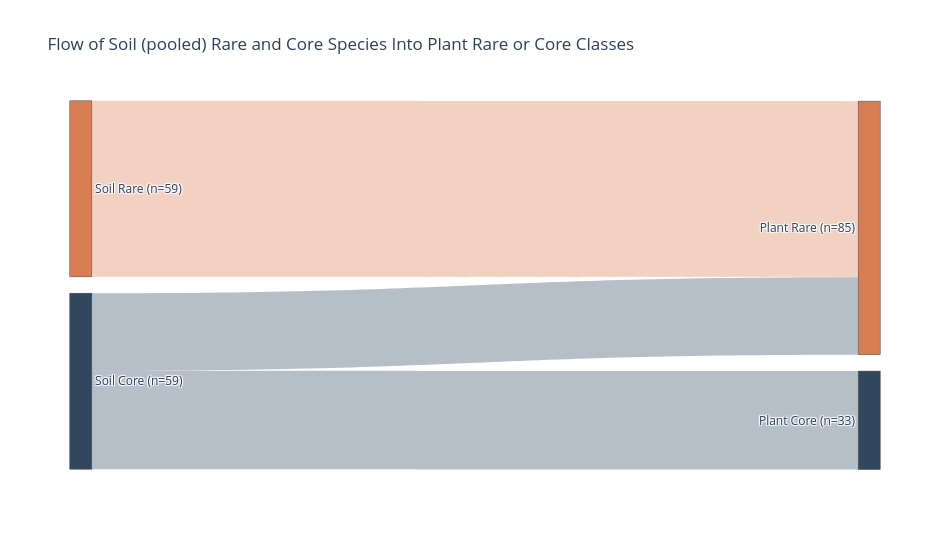
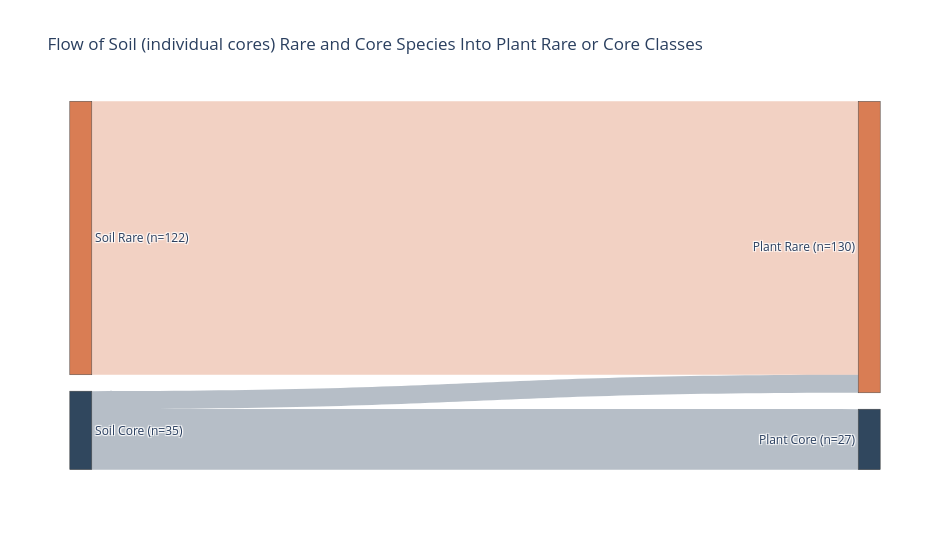

The notebook cell these images were saved under, in order:
### Markdown cell above
### Rare and core only

Restricted to species that are rare or core in soil **and** rare or core in plants (drops Accessory on both sides and `Not Present in Plants`).

### Code cell
rare_core_classes = ["Rare", "Core"]
rare_core_node_labels = [f"Soil {c}" for c in rare_core_classes] + [
    f"Plant {c}" for c in rare_core_classes
]

for approach, file_suffix in soil_approaches.items():
    flow_counts = species_flow_counts[approach]
    rare_core_species_flow = add_node_names(
        flow_counts.loc[
            flow_counts["soil_classification"].isin(rare_core_classes)
            & flow_counts["plant_classification"].isin(rare_core_classes)
        ]
    )
    print(f"Soil ({approach}):")
    display(
        rare_core_species_flow.pivot(
            index="soil_classification",
            columns="plant_classification",
            values="species_count",
        )
        .reindex(index=rare_core_classes, columns=rare_core_classes)
        .fillna(0)
        .astype(int)
    )
    rare_core_species_fig = make_sankey(
        rare_core_species_flow,
        rare_core_node_labels,
        f"Flow of Soil ({approach}) Rare and Core Species Into Plant Rare or Core Classes",
        show_node_counts=True,
    )
    rare_core_output_path = figure_dir / f"soil_to_plant_species_flow_rare_core_only_{file_suffix}.pdf"
    rare_core_species_fig.write_image(rare_core_output_path)
    print(f"Saved rare/core-only Sankey figure to {rare_core_output_path}")
    rare_core_species_fig.show()

### Figure 1 — Plotly figure (JSON) as saved in the notebook; plotly's stock layout.template omitted (floating-point values rounded to 4 significant figures)
{"data": [{"arrangement": "fixed", "link": {"color": ["rgba(48, 71, 94, 0.35)", "rgba(48, 71, 94, 0.35)", "rgba(217, 125, 84, 0.35)"], "label": ["Core -> Core | species: 33", "Core -> Rare | species: 26", "Rare -> Rare | species: 59"], "source": [1, 1, 0], "target": [3, 2, 2], "value": [33, 26, 59]}, "node": {"color": ["#d97d54", "#30475e", "#d97d54", "#30475e"], "label": ["Soil Rare (n=59)", "Soil Core (n=59)", "Plant Rare (n=85)", "Plant Core (n=33)"], "pad": 18, "thickness": 22, "x": [0.001, 0.001, 0.999, 0.999], "y": [0.24, 0.76, 0.3458, 0.8658]}, "type": "sankey"}], "layout": {"font": {"size": 12}, "height": 550, "title": {"text": "Flow of Soil (pooled) Rare and Core Species Into Plant Rare or Core Classes"}, "width": 950}}

### Figure 2 — Plotly figure (JSON) as saved in the notebook; plotly's stock layout.template omitted (floating-point values rounded to 4 significant figures)
{"data": [{"arrangement": "fixed", "link": {"color": ["rgba(48, 71, 94, 0.35)", "rgba(48, 71, 94, 0.35)", "rgba(217, 125, 84, 0.35)"], "label": ["Core -> Core | species: 27", "Core -> Rare | species: 8", "Rare -> Rare | species: 122"], "source": [1, 1, 0], "target": [3, 2, 2], "value": [27, 8, 122]}, "node": {"color": ["#d97d54", "#30475e", "#d97d54", "#30475e"], "label": ["Soil Rare (n=122)", "Soil Core (n=35)", "Plant Rare (n=130)", "Plant Core (n=27)"], "pad": 18, "thickness": 22, "x": [0.001, 0.001, 0.999, 0.999], "y": [0.373, 0.893, 0.3975, 0.9175]}, "type": "sankey"}], "layout": {"font": {"size": 12}, "height": 550, "title": {"text": "Flow of Soil (individual cores) Rare and Core Species Into Plant Rare or Core Classes"}, "width": 950}}
